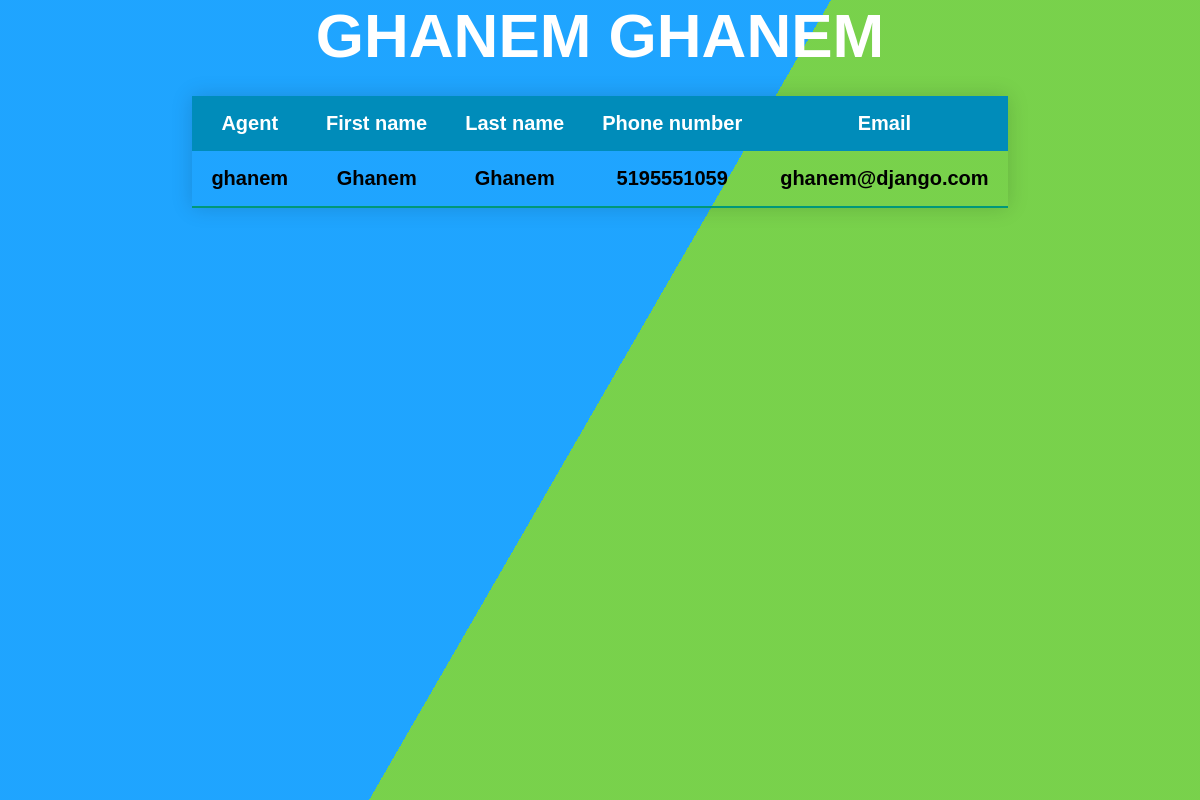
Screenshot of /website/customer/detail/1/ with the database file from the repository.
### website/models.py (models this page shows, shortened)
class Customer(models.Model):
    user = models.ForeignKey(User,on_delete=models.CASCADE,null= True)
    first_name = models.CharField(max_length=100)
    last_name = models.CharField(max_length=100)
    phone_number = models.CharField(max_length=12)
    email = models.EmailField(blank=True,null=True)
    date_added = models.DateField(default = datetime.date.today)

### website/views.py (the view)
# urls.py: path('customer/detail/<int:customer_id>/', customer_view, name = 'customer-detail'),
def customer_view(request, customer_id):
    obj = get_object_or_404(Customer,id=customer_id)
    return render(request,"customer/detail.html",{'object':obj})

### website/templates/customer/detail.html
{% load static %}
{% block content %}
    <div class="bg"></div>
<div class="bg bg2"></div>
<div class="bg bg3"></div>
<link rel="stylesheet" type="text/css" href="{%  static 'css/main.css' %}">
    <h1>{{ object.first_name }} {{object.last_name}}</h1>
    <table class="styled-table">
    <thead>
        <tr>
            <th>Agent</th>
            <th>First name</th>
            <th>Last name</th>
            <th>Phone number</th>
            <th>Email</th>
        </tr>
    </thead>
    <tbody>
        <tr>
            <td>{{object.user}}</td>
            <td>{{ object.first_name }}</td>
            <td>{{ object.last_name }}</td>
            <td>{{object.phone_number}}</td>
            <td>{{object.email}}</td>
        </tr>
    </tbody>
    </table>
{% endblock content %}

### static/static_dirs/css/main.css (style rules this page uses)
.bg { animation:slide 3s ease-in-out infinite alternate; background-image: linear-gradient(-60deg, #6c3 50%, #09f 50%); bottom:0; left:-50%; opacity:.5; position:fixed; right:-50%; top:0; z-index:-1; }
.bg2 { animation-direction:alternate-reverse; animation-duration:4s; }
.bg3 { animation-duration:5s; }
h1 { color: #ffffff; font-family: 'Raleway',sans-serif; font-size: 62px; font-weight: 800; line-height: 72px; margin: 0 0 24px; text-align: center; text-transform: uppercase; }
.styled-table { border-collapse: collapse; margin-left: auto; margin-right: auto; font-size: 0.9em; font-family: sans-serif; min-width: 600px; box-shadow: 0 0 20px rgba(0, 0, 0, 0.15); }
.styled-table thead tr { background-color: #008CBA; color: #ffffff; text-align: center; }
.styled-table th, .styled-table td { padding: 16px 19px; font-weight: bold; font-size: 20px; }
.styled-table tbody tr { border-bottom: 1px solid #dddddd; text-align: center; font-weight: bold; font-size: 20px; }
.styled-table tbody td { font-weight: bold; font-size: 20px; }
.styled-table tbody tr:last-of-type { border-bottom: 2px solid #009879; }

### rows the page displays
Customer: first_name "GHANEM", last_name "GHANEM", user "ghanem", first_name "Ghanem", last_name "Ghanem", phone_number "5195551059", email "ghanem@django.com"
